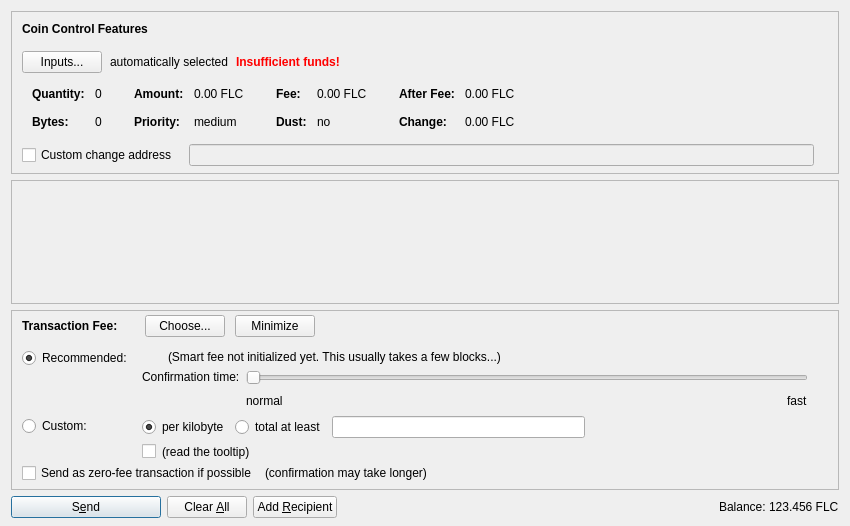
<?xml version="1.0" encoding="UTF-8"?>
<ui version="4.0">
 <class>SendCoinsDialog</class>
 <widget class="QDialog" name="SendCoinsDialog">
  <property name="geometry">
   <rect>
    <x>0</x>
    <y>0</y>
    <width>850</width>
    <height>526</height>
   </rect>
  </property>
  <property name="windowTitle">
   <string>Send Coins</string>
  </property>
  <layout class="QVBoxLayout" name="verticalLayout" stretch="0,1,0,0">
   <property name="bottomMargin">
    <number>8</number>
   </property>
   <item>
    <widget class="QFrame" name="frameCoinControl">
     <property name="sizePolicy">
      <sizepolicy hsizetype="Expanding" vsizetype="Expanding">
       <horstretch>0</horstretch>
       <verstretch>0</verstretch>
      </sizepolicy>
     </property>
     <property name="maximumSize">
      <size>
       <width>16777215</width>
       <height>16777215</height>
      </size>
     </property>
     <property name="frameShape">
      <enum>QFrame::StyledPanel</enum>
     </property>
     <property name="frameShadow">
      <enum>QFrame::Sunken</enum>
     </property>
     <layout class="QVBoxLayout" name="verticalLayoutCoinControl2">
      <property name="spacing">
       <number>0</number>
      </property>
      <property name="leftMargin">
       <number>0</number>
      </property>
      <property name="topMargin">
       <number>0</number>
      </property>
      <property name="rightMargin">
       <number>0</number>
      </property>
      <property name="bottomMargin">
       <number>6</number>
      </property>
      <item>
       <layout class="QVBoxLayout" name="verticalLayoutCoinControl" stretch="0,0,0,0,1">
        <property name="spacing">
         <number>0</number>
        </property>
        <property name="leftMargin">
         <number>10</number>
        </property>
        <property name="topMargin">
         <number>10</number>
        </property>
        <item>
         <layout class="QHBoxLayout" name="horizontalLayoutCoinControl1">
          <property name="bottomMargin">
           <number>15</number>
          </property>
          <item>
           <widget class="QLabel" name="labelCoinControlFeatures">
            <property name="sizePolicy">
             <sizepolicy hsizetype="Preferred" vsizetype="Maximum">
              <horstretch>0</horstretch>
              <verstretch>0</verstretch>
             </sizepolicy>
            </property>
            <property name="font">
             <font>
              <weight>75</weight>
              <bold>true</bold>
             </font>
            </property>
            <property name="styleSheet">
             <string notr="true">font-weight:bold;</string>
            </property>
            <property name="text">
             <string>Coin Control Features</string>
            </property>
           </widget>
          </item>
         </layout>
        </item>
        <item>
         <layout class="QHBoxLayout" name="horizontalLayoutCoinControl2" stretch="0,0,0,0">
          <property name="spacing">
           <number>8</number>
          </property>
          <property name="bottomMargin">
           <number>10</number>
          </property>
          <item>
           <widget class="QPushButton" name="pushButtonCoinControl">
            <property name="styleSheet">
             <string notr="true"/>
            </property>
            <property name="text">
             <string>Inputs...</string>
            </property>
            <property name="autoDefault">
             <bool>false</bool>
            </property>
           </widget>
          </item>
          <item>
           <widget class="QLabel" name="labelCoinControlAutomaticallySelected">
            <property name="text">
             <string>automatically selected</string>
            </property>
            <property name="margin">
             <number>5</number>
            </property>
           </widget>
          </item>
          <item>
           <widget class="QLabel" name="labelCoinControlInsuffFunds">
            <property name="font">
             <font>
              <weight>75</weight>
              <bold>true</bold>
             </font>
            </property>
            <property name="styleSheet">
             <string notr="true">color:red;font-weight:bold;</string>
            </property>
            <property name="text">
             <string>Insufficient funds!</string>
            </property>
            <property name="margin">
             <number>5</number>
            </property>
           </widget>
          </item>
          <item>
           <spacer name="horizontalSpacerCoinControl">
            <property name="orientation">
             <enum>Qt::Horizontal</enum>
            </property>
            <property name="sizeHint" stdset="0">
             <size>
              <width>40</width>
              <height>1</height>
             </size>
            </property>
           </spacer>
          </item>
         </layout>
        </item>
        <item>
         <widget class="QWidget" name="widgetCoinControl" native="true">
          <property name="sizePolicy">
           <sizepolicy hsizetype="Preferred" vsizetype="Preferred">
            <horstretch>0</horstretch>
            <verstretch>0</verstretch>
           </sizepolicy>
          </property>
          <property name="minimumSize">
           <size>
            <width>0</width>
            <height>0</height>
           </size>
          </property>
          <property name="styleSheet">
           <string notr="true"/>
          </property>
          <layout class="QHBoxLayout" name="horizontalLayoutCoinControl5">
           <property name="leftMargin">
            <number>0</number>
           </property>
           <property name="topMargin">
            <number>0</number>
           </property>
           <property name="rightMargin">
            <number>0</number>
           </property>
           <property name="bottomMargin">
            <number>0</number>
           </property>
           <item>
            <layout class="QHBoxLayout" name="horizontalLayoutCoinControl3" stretch="0,0,0,1">
             <property name="spacing">
              <number>20</number>
             </property>
             <property name="topMargin">
              <number>0</number>
             </property>
             <property name="bottomMargin">
              <number>10</number>
             </property>
             <item>
              <layout class="QFormLayout" name="formLayoutCoinControl1">
               <property name="horizontalSpacing">
                <number>10</number>
               </property>
               <property name="verticalSpacing">
                <number>14</number>
               </property>
               <property name="leftMargin">
                <number>10</number>
               </property>
               <property name="topMargin">
                <number>4</number>
               </property>
               <property name="rightMargin">
                <number>6</number>
               </property>
               <item row="0" column="0">
                <widget class="QLabel" name="labelCoinControlQuantityText">
                 <property name="font">
                  <font>
                   <weight>75</weight>
                   <bold>true</bold>
                  </font>
                 </property>
                 <property name="text">
                  <string>Quantity:</string>
                 </property>
                 <property name="margin">
                  <number>0</number>
                 </property>
                </widget>
               </item>
               <item row="0" column="1">
                <widget class="QLabel" name="labelCoinControlQuantity">
                 <property name="cursor">
                  <cursorShape>IBeamCursor</cursorShape>
                 </property>
                 <property name="contextMenuPolicy">
                  <enum>Qt::ActionsContextMenu</enum>
                 </property>
                 <property name="text">
                  <string notr="true">0</string>
                 </property>
                 <property name="margin">
                  <number>0</number>
                 </property>
                 <property name="textInteractionFlags">
                  <set>Qt::LinksAccessibleByMouse|Qt::TextSelectableByKeyboard|Qt::TextSelectableByMouse</set>
                 </property>
                </widget>
               </item>
               <item row="1" column="0">
                <widget class="QLabel" name="labelCoinControlBytesText">
                 <property name="font">
                  <font>
                   <weight>75</weight>
                   <bold>true</bold>
                  </font>
                 </property>
                 <property name="text">
                  <string>Bytes:</string>
                 </property>
                </widget>
               </item>
               <item row="1" column="1">
                <widget class="QLabel" name="labelCoinControlBytes">
                 <property name="cursor">
                  <cursorShape>IBeamCursor</cursorShape>
                 </property>
                 <property name="contextMenuPolicy">
                  <enum>Qt::ActionsContextMenu</enum>
                 </property>
                 <property name="text">
                  <string notr="true">0</string>
                 </property>
                 <property name="textInteractionFlags">
                  <set>Qt::LinksAccessibleByMouse|Qt::TextSelectableByKeyboard|Qt::TextSelectableByMouse</set>
                 </property>
                </widget>
               </item>
              </layout>
             </item>
             <item>
              <layout class="QFormLayout" name="formLayoutCoinControl2">
               <property name="horizontalSpacing">
                <number>10</number>
               </property>
               <property name="verticalSpacing">
                <number>14</number>
               </property>
               <property name="leftMargin">
                <number>6</number>
               </property>
               <property name="topMargin">
                <number>4</number>
               </property>
               <property name="rightMargin">
                <number>6</number>
               </property>
               <item row="0" column="0">
                <widget class="QLabel" name="labelCoinControlAmountText">
                 <property name="font">
                  <font>
                   <weight>75</weight>
                   <bold>true</bold>
                  </font>
                 </property>
                 <property name="text">
                  <string>Amount:</string>
                 </property>
                 <property name="margin">
                  <number>0</number>
                 </property>
                </widget>
               </item>
               <item row="0" column="1">
                <widget class="QLabel" name="labelCoinControlAmount">
                 <property name="cursor">
                  <cursorShape>IBeamCursor</cursorShape>
                 </property>
                 <property name="contextMenuPolicy">
                  <enum>Qt::ActionsContextMenu</enum>
                 </property>
                 <property name="text">
                  <string notr="true">0.00 FLC</string>
                 </property>
                 <property name="textInteractionFlags">
                  <set>Qt::LinksAccessibleByMouse|Qt::TextSelectableByKeyboard|Qt::TextSelectableByMouse</set>
                 </property>
                </widget>
               </item>
               <item row="1" column="0">
                <widget class="QLabel" name="labelCoinControlPriorityText">
                 <property name="font">
                  <font>
                   <weight>75</weight>
                   <bold>true</bold>
                  </font>
                 </property>
                 <property name="text">
                  <string>Priority:</string>
                 </property>
                </widget>
               </item>
               <item row="1" column="1">
                <widget class="QLabel" name="labelCoinControlPriority">
                 <property name="cursor">
                  <cursorShape>IBeamCursor</cursorShape>
                 </property>
                 <property name="contextMenuPolicy">
                  <enum>Qt::ActionsContextMenu</enum>
                 </property>
                 <property name="text">
                  <string notr="true">medium</string>
                 </property>
                 <property name="textInteractionFlags">
                  <set>Qt::LinksAccessibleByMouse|Qt::TextSelectableByKeyboard|Qt::TextSelectableByMouse</set>
                 </property>
                </widget>
               </item>
              </layout>
             </item>
             <item>
              <layout class="QFormLayout" name="formLayoutCoinControl3">
               <property name="horizontalSpacing">
                <number>10</number>
               </property>
               <property name="verticalSpacing">
                <number>14</number>
               </property>
               <property name="leftMargin">
                <number>6</number>
               </property>
               <property name="topMargin">
                <number>4</number>
               </property>
               <property name="rightMargin">
                <number>6</number>
               </property>
               <item row="0" column="0">
                <widget class="QLabel" name="labelCoinControlFeeText">
                 <property name="font">
                  <font>
                   <weight>75</weight>
                   <bold>true</bold>
                  </font>
                 </property>
                 <property name="text">
                  <string>Fee:</string>
                 </property>
                 <property name="margin">
                  <number>0</number>
                 </property>
                </widget>
               </item>
               <item row="0" column="1">
                <widget class="QLabel" name="labelCoinControlFee">
                 <property name="cursor">
                  <cursorShape>IBeamCursor</cursorShape>
                 </property>
                 <property name="contextMenuPolicy">
                  <enum>Qt::ActionsContextMenu</enum>
                 </property>
                 <property name="text">
                  <string notr="true">0.00 FLC</string>
                 </property>
                 <property name="textInteractionFlags">
                  <set>Qt::LinksAccessibleByMouse|Qt::TextSelectableByKeyboard|Qt::TextSelectableByMouse</set>
                 </property>
                </widget>
               </item>
               <item row="1" column="0">
                <widget class="QLabel" name="labelCoinControlLowOutputText">
                 <property name="font">
                  <font>
                   <weight>75</weight>
                   <bold>true</bold>
                  </font>
                 </property>
                 <property name="text">
                  <string>Dust:</string>
                 </property>
                </widget>
               </item>
               <item row="1" column="1">
                <widget class="QLabel" name="labelCoinControlLowOutput">
                 <property name="cursor">
                  <cursorShape>IBeamCursor</cursorShape>
                 </property>
                 <property name="contextMenuPolicy">
                  <enum>Qt::ActionsContextMenu</enum>
                 </property>
                 <property name="text">
                  <string notr="true">no</string>
                 </property>
                 <property name="textInteractionFlags">
                  <set>Qt::LinksAccessibleByMouse|Qt::TextSelectableByKeyboard|Qt::TextSelectableByMouse</set>
                 </property>
                </widget>
               </item>
              </layout>
             </item>
             <item>
              <layout class="QFormLayout" name="formLayoutCoinControl4">
               <property name="horizontalSpacing">
                <number>10</number>
               </property>
               <property name="verticalSpacing">
                <number>14</number>
               </property>
               <property name="leftMargin">
                <number>6</number>
               </property>
               <property name="topMargin">
                <number>4</number>
               </property>
               <property name="rightMargin">
                <number>6</number>
               </property>
               <item row="0" column="0">
                <widget class="QLabel" name="labelCoinControlAfterFeeText">
                 <property name="font">
                  <font>
                   <weight>75</weight>
                   <bold>true</bold>
                  </font>
                 </property>
                 <property name="text">
                  <string>After Fee:</string>
                 </property>
                 <property name="margin">
                  <number>0</number>
                 </property>
                </widget>
               </item>
               <item row="0" column="1">
                <widget class="QLabel" name="labelCoinControlAfterFee">
                 <property name="cursor">
                  <cursorShape>IBeamCursor</cursorShape>
                 </property>
                 <property name="contextMenuPolicy">
                  <enum>Qt::ActionsContextMenu</enum>
                 </property>
                 <property name="text">
                  <string notr="true">0.00 FLC</string>
                 </property>
                 <property name="textInteractionFlags">
                  <set>Qt::LinksAccessibleByMouse|Qt::TextSelectableByKeyboard|Qt::TextSelectableByMouse</set>
                 </property>
                </widget>
               </item>
               <item row="1" column="0">
                <widget class="QLabel" name="labelCoinControlChangeText">
                 <property name="font">
                  <font>
                   <weight>75</weight>
                   <bold>true</bold>
                  </font>
                 </property>
                 <property name="text">
                  <string>Change:</string>
                 </property>
                </widget>
               </item>
               <item row="1" column="1">
                <widget class="QLabel" name="labelCoinControlChange">
                 <property name="cursor">
                  <cursorShape>IBeamCursor</cursorShape>
                 </property>
                 <property name="contextMenuPolicy">
                  <enum>Qt::ActionsContextMenu</enum>
                 </property>
                 <property name="text">
                  <string notr="true">0.00 FLC</string>
                 </property>
                 <property name="textInteractionFlags">
                  <set>Qt::LinksAccessibleByMouse|Qt::TextSelectableByKeyboard|Qt::TextSelectableByMouse</set>
                 </property>
                </widget>
               </item>
              </layout>
             </item>
            </layout>
           </item>
          </layout>
         </widget>
        </item>
        <item>
         <layout class="QHBoxLayout" name="horizontalLayoutCoinControl4" stretch="0,0,0">
          <property name="spacing">
           <number>12</number>
          </property>
          <property name="sizeConstraint">
           <enum>QLayout::SetDefaultConstraint</enum>
          </property>
          <property name="topMargin">
           <number>5</number>
          </property>
          <property name="rightMargin">
           <number>5</number>
          </property>
          <item>
           <widget class="QCheckBox" name="checkBoxCoinControlChange">
            <property name="toolTip">
             <string>If this is activated, but the change address is empty or invalid, change will be sent to a newly generated address.</string>
            </property>
            <property name="text">
             <string>Custom change address</string>
            </property>
           </widget>
          </item>
          <item>
           <widget class="QValidatedLineEdit" name="lineEditCoinControlChange">
            <property name="enabled">
             <bool>false</bool>
            </property>
            <property name="sizePolicy">
             <sizepolicy hsizetype="Expanding" vsizetype="Fixed">
              <horstretch>0</horstretch>
              <verstretch>0</verstretch>
             </sizepolicy>
            </property>
           </widget>
          </item>
          <item>
           <widget class="QLabel" name="labelCoinControlChangeLabel">
            <property name="sizePolicy">
             <sizepolicy hsizetype="Preferred" vsizetype="Expanding">
              <horstretch>0</horstretch>
              <verstretch>0</verstretch>
             </sizepolicy>
            </property>
            <property name="minimumSize">
             <size>
              <width>0</width>
              <height>0</height>
             </size>
            </property>
            <property name="text">
             <string/>
            </property>
            <property name="margin">
             <number>3</number>
            </property>
           </widget>
          </item>
         </layout>
        </item>
        <item>
         <spacer name="verticalSpacerCoinControl">
          <property name="orientation">
           <enum>Qt::Vertical</enum>
          </property>
          <property name="sizeHint" stdset="0">
           <size>
            <width>800</width>
            <height>1</height>
           </size>
          </property>
         </spacer>
        </item>
       </layout>
      </item>
     </layout>
    </widget>
   </item>
   <item>
    <widget class="QScrollArea" name="scrollArea">
     <property name="widgetResizable">
      <bool>true</bool>
     </property>
     <widget class="QWidget" name="scrollAreaWidgetContents">
      <property name="geometry">
       <rect>
        <x>0</x>
        <y>0</y>
        <width>830</width>
        <height>68</height>
       </rect>
      </property>
      <layout class="QVBoxLayout" name="verticalLayout_2" stretch="0,1">
       <property name="leftMargin">
        <number>0</number>
       </property>
       <property name="topMargin">
        <number>0</number>
       </property>
       <property name="rightMargin">
        <number>0</number>
       </property>
       <property name="bottomMargin">
        <number>0</number>
       </property>
       <item>
        <layout class="QVBoxLayout" name="entries">
         <property name="spacing">
          <number>6</number>
         </property>
        </layout>
       </item>
       <item>
        <spacer name="verticalSpacer">
         <property name="orientation">
          <enum>Qt::Vertical</enum>
         </property>
         <property name="sizeHint" stdset="0">
          <size>
           <width>20</width>
           <height>40</height>
          </size>
         </property>
        </spacer>
       </item>
      </layout>
     </widget>
    </widget>
   </item>
   <item>
    <widget class="QFrame" name="frameFee">
     <property name="sizePolicy">
      <sizepolicy hsizetype="Expanding" vsizetype="Expanding">
       <horstretch>0</horstretch>
       <verstretch>0</verstretch>
      </sizepolicy>
     </property>
     <property name="maximumSize">
      <size>
       <width>16777215</width>
       <height>16777215</height>
      </size>
     </property>
     <property name="frameShape">
      <enum>QFrame::StyledPanel</enum>
     </property>
     <property name="frameShadow">
      <enum>QFrame::Sunken</enum>
     </property>
     <layout class="QVBoxLayout" name="verticalLayoutFee1">
      <property name="spacing">
       <number>0</number>
      </property>
      <property name="leftMargin">
       <number>0</number>
      </property>
      <property name="topMargin">
       <number>0</number>
      </property>
      <property name="rightMargin">
       <number>0</number>
      </property>
      <property name="bottomMargin">
       <number>0</number>
      </property>
      <item>
       <layout class="QVBoxLayout" name="verticalLayoutFee2" stretch="0,0,0">
        <property name="spacing">
         <number>0</number>
        </property>
        <property name="leftMargin">
         <number>10</number>
        </property>
        <property name="topMargin">
         <number>0</number>
        </property>
        <item>
         <layout class="QHBoxLayout" name="horizontalLayoutFee1">
          <property name="bottomMargin">
           <number>0</number>
          </property>
          <item>
           <layout class="QVBoxLayout" name="verticalLayoutFee7">
            <property name="spacing">
             <number>0</number>
            </property>
            <item>
             <spacer name="verticalSpacerSmartFee">
              <property name="orientation">
               <enum>Qt::Vertical</enum>
              </property>
              <property name="sizeType">
               <enum>QSizePolicy::Fixed</enum>
              </property>
              <property name="sizeHint" stdset="0">
               <size>
                <width>1</width>
                <height>4</height>
               </size>
              </property>
             </spacer>
            </item>
            <item>
             <layout class="QHBoxLayout" name="horizontalLayoutSmartFee">
              <property name="spacing">
               <number>10</number>
              </property>
              <item>
               <widget class="QLabel" name="labelFeeHeadline">
                <property name="sizePolicy">
                 <sizepolicy hsizetype="Preferred" vsizetype="Maximum">
                  <horstretch>0</horstretch>
                  <verstretch>0</verstretch>
                 </sizepolicy>
                </property>
                <property name="font">
                 <font>
                  <weight>75</weight>
                  <bold>true</bold>
                 </font>
                </property>
                <property name="styleSheet">
                 <string notr="true">font-weight:bold;</string>
                </property>
                <property name="text">
                 <string>Transaction Fee:</string>
                </property>
               </widget>
              </item>
              <item>
               <widget class="QLabel" name="labelFeeMinimized">
                <property name="text">
                 <string/>
                </property>
               </widget>
              </item>
              <item>
               <widget class="QPushButton" name="buttonChooseFee">
                <property name="text">
                 <string>Choose...</string>
                </property>
               </widget>
              </item>
              <item>
               <widget class="QPushButton" name="buttonMinimizeFee">
                <property name="toolTip">
                 <string>collapse fee-settings</string>
                </property>
                <property name="text">
                 <string>Minimize</string>
                </property>
               </widget>
              </item>
             </layout>
            </item>
            <item>
             <spacer name="verticalSpacer_5">
              <property name="orientation">
               <enum>Qt::Vertical</enum>
              </property>
              <property name="sizeHint" stdset="0">
               <size>
                <width>1</width>
                <height>1</height>
               </size>
              </property>
             </spacer>
            </item>
           </layout>
          </item>
          <item>
           <spacer name="horizontalSpacer_4">
            <property name="orientation">
             <enum>Qt::Horizontal</enum>
            </property>
            <property name="sizeHint" stdset="0">
             <size>
              <width>40</width>
              <height>20</height>
             </size>
            </property>
           </spacer>
          </item>
         </layout>
        </item>
        <item>
         <widget class="QFrame" name="frameFeeSelection">
          <layout class="QVBoxLayout" name="verticalLayoutFee12">
           <property name="spacing">
            <number>0</number>
           </property>
           <property name="leftMargin">
            <number>0</number>
           </property>
           <property name="topMargin">
            <number>0</number>
           </property>
           <property name="rightMargin">
            <number>0</number>
           </property>
           <property name="bottomMargin">
            <number>0</number>
           </property>
           <item>
            <layout class="QGridLayout" name="gridLayoutFee">
             <property name="topMargin">
              <number>10</number>
             </property>
             <property name="bottomMargin">
              <number>4</number>
             </property>
             <property name="horizontalSpacing">
              <number>10</number>
             </property>
             <property name="verticalSpacing">
              <number>4</number>
             </property>
             <item row="1" column="1">
              <layout class="QVBoxLayout" name="verticalLayoutFee8">
               <property name="spacing">
                <number>6</number>
               </property>
               <item>
                <layout class="QHBoxLayout" name="horizontalLayoutFee13">
                 <item>
                  <widget class="QRadioButton" name="radioCustomPerKilobyte">
                   <property name="toolTip">
                    <string>If the custom fee is set to 1000 satoshis and the transaction is only 250 bytes, then &quot;per kilobyte&quot; only pays 250 satoshis in fee, while &quot;at least&quot; pays 1000 satoshis. For transactions bigger than a kilobyte both pay by kilobyte.</string>
                   </property>
                   <property name="text">
                    <string>per kilobyte</string>
                   </property>
                   <property name="checked">
                    <bool>true</bool>
                   </property>
                   <attribute name="buttonGroup">
                    <string notr="true">groupCustomFee</string>
                   </attribute>
                  </widget>
                 </item>
                 <item>
                  <widget class="QRadioButton" name="radioCustomAtLeast">
                   <property name="toolTip">
                    <string>If the custom fee is set to 1000 satoshis and the transaction is only 250 bytes, then &quot;per kilobyte&quot; only pays 250 satoshis in fee, while &quot;total at least&quot; pays 1000 satoshis. For transactions bigger than a kilobyte both pay by kilobyte.</string>
                   </property>
                   <property name="text">
                    <string>total at least</string>
                   </property>
                   <attribute name="buttonGroup">
                    <string notr="true">groupCustomFee</string>
                   </attribute>
                  </widget>
                 </item>
                 <item>
                  <widget class="BitcoinAmountField" name="customFee"/>
                 </item>
                 <item>
                  <spacer name="horizontalSpacer_6">
                   <property name="orientation">
                    <enum>Qt::Horizontal</enum>
                   </property>
                   <property name="sizeHint" stdset="0">
                    <size>
                     <width>1</width>
                     <height>1</height>
                    </size>
                   </property>
                  </spacer>
                 </item>
                </layout>
               </item>
               <item>
                <layout class="QHBoxLayout" name="horizontalLayoutFee8">
                 <item>
                  <widget class="QCheckBox" name="checkBoxMinimumFee">
                   <property name="toolTip">
                    <string>Paying only the minimum fee is just fine as long as there is less transaction volume than space in the blocks. But be aware that this can end up in a never confirming transaction once there is more demand for flashcoin transactions than the network can process.</string>
                   </property>
                   <property name="text">
                    <string/>
                   </property>
                  </widget>
                 </item>
                 <item>
                  <widget class="QLabel" name="labelMinFeeWarning">
                   <property name="enabled">
                    <bool>true</bool>
                   </property>
                   <property name="toolTip">
                    <string>Paying only the minimum fee is just fine as long as there is less transaction volume than space in the blocks. But be aware that this can end up in a never confirming transaction once there is more demand for flashcoin transactions than the network can process.</string>
                   </property>
                   <property name="text">
                    <string>(read the tooltip)</string>
                   </property>
                   <property name="margin">
                    <number>5</number>
                   </property>
                  </widget>
                 </item>
                 <item>
                  <spacer name="horizontalSpacer_2">
                   <property name="orientation">
                    <enum>Qt::Horizontal</enum>
                   </property>
                   <property name="sizeHint" stdset="0">
                    <size>
                     <width>1</width>
                     <height>1</height>
                    </size>
                   </property>
                  </spacer>
                 </item>
                </layout>
               </item>
              </layout>
             </item>
             <item row="0" column="0">
              <layout class="QVBoxLayout" name="verticalLayoutFee4" stretch="0,1">
               <item>
                <widget class="QRadioButton" name="radioSmartFee">
                 <property name="text">
                  <string>Recommended:</string>
                 </property>
                 <property name="checked">
                  <bool>true</bool>
                 </property>
                 <attribute name="buttonGroup">
                  <string notr="true">groupFee</string>
                 </attribute>
                </widget>
               </item>
               <item>
                <spacer name="verticalSpacer_2">
                 <property name="orientation">
                  <enum>Qt::Vertical</enum>
                 </property>
                 <property name="sizeHint" stdset="0">
                  <size>
                   <width>1</width>
                   <height>1</height>
                  </size>
                 </property>
                </spacer>
               </item>
              </layout>
             </item>
             <item row="1" column="0">
              <layout class="QVBoxLayout" name="verticalLayoutFee9" stretch="0,1">
               <item>
                <widget class="QRadioButton" name="radioCustomFee">
                 <property name="text">
                  <string>Custom:</string>
                 </property>
                 <attribute name="buttonGroup">
                  <string notr="true">groupFee</string>
                 </attribute>
                </widget>
               </item>
               <item>
                <spacer name="verticalSpacer_6">
                 <property name="orientation">
                  <enum>Qt::Vertical</enum>
                 </property>
                 <property name="sizeHint" stdset="0">
                  <size>
                   <width>1</width>
                   <height>1</height>
                  </size>
                 </property>
                </spacer>
               </item>
              </layout>
             </item>
             <item row="0" column="1">
              <layout class="QVBoxLayout" name="verticalLayoutFee3" stretch="0,0,1">
               <property name="spacing">
                <number>6</number>
               </property>
               <property name="topMargin">
                <number>2</number>
               </property>
               <item>
                <layout class="QHBoxLayout" name="horizontalLayoutFee12">
                 <item>
                  <widget class="QLabel" name="labelSmartFee">
                   <property name="text">
                    <string/>
                   </property>
                   <property name="margin">
                    <number>2</number>
                   </property>
                  </widget>
                 </item>
                 <item>
                  <widget class="QLabel" name="labelFeeEstimation">
                   <property name="text">
                    <string/>
                   </property>
                  </widget>
                 </item>
                 <item>
                  <widget class="QLabel" name="labelSmartFee2">
                   <property name="text">
                    <string>(Smart fee not initialized yet. This usually takes a few blocks...)</string>
                   </property>
                   <property name="margin">
                    <number>2</number>
                   </property>
                  </widget>
                 </item>
                 <item>
                  <spacer name="horizontalSpacer_5">
                   <property name="orientation">
                    <enum>Qt::Horizontal</enum>
                   </property>
                   <property name="sizeHint" stdset="0">
                    <size>
                     <width>1</width>
                     <height>1</height>
                    </size>
                   </property>
                  </spacer>
                 </item>
                </layout>
               </item>
               <item>
                <layout class="QHBoxLayout" name="horizontalLayoutFee9">
                 <item>
                  <layout class="QVBoxLayout" name="verticalLayoutFee6">
                   <item>
                    <widget class="QLabel" name="labelSmartFee3">
                     <property name="text">
                      <string>Confirmation time:</string>
                     </property>
                     <property name="margin">
                      <number>2</number>
                     </property>
                    </widget>
                   </item>
                   <item>
                    <spacer name="verticalSpacer_3">
                     <property name="orientation">
                      <enum>Qt::Vertical</enum>
                     </property>
                     <property name="sizeHint" stdset="0">
                      <size>
                       <width>1</width>
                       <height>1</height>
                      </size>
                     </property>
                    </spacer>
                   </item>
                  </layout>
                 </item>
                 <item>
                  <layout class="QVBoxLayout" name="verticalLayoutFee5">
                   <property name="rightMargin">
                    <number>30</number>
                   </property>
                   <item>
                    <widget class="QSlider" name="sliderSmartFee">
                     <property name="minimum">
                      <number>0</number>
                     </property>
                     <property name="maximum">
                      <number>24</number>
                     </property>
                     <property name="pageStep">
                      <number>1</number>
                     </property>
                     <property name="value">
                      <number>0</number>
                     </property>
                     <property name="orientation">
                      <enum>Qt::Horizontal</enum>
                     </property>
                     <property name="invertedAppearance">
                      <bool>false</bool>
                     </property>
                     <property name="invertedControls">
                      <bool>false</bool>
                     </property>
                     <property name="tickPosition">
                      <enum>QSlider::NoTicks</enum>
                     </property>
                    </widget>
                   </item>
                   <item>
                    <layout class="QHBoxLayout" name="horizontalLayoutFee10">
                     <item>
                      <widget class="QLabel" name="labelSmartFeeNormal">
                       <property name="text">
                        <string>normal</string>
                       </property>
                      </widget>
                     </item>
                     <item>
                      <spacer name="horizontalSpacer_3">
                       <property name="orientation">
                        <enum>Qt::Horizontal</enum>
                       </property>
                       <property name="sizeHint" stdset="0">
                        <size>
                         <width>40</width>
                         <height>20</height>
                        </size>
                       </property>
                      </spacer>
                     </item>
                     <item>
                      <widget class="QLabel" name="labelSmartFeeFast">
                       <property name="text">
                        <string>fast</string>
                       </property>
                      </widget>
                     </item>
                    </layout>
                   </item>
                  </layout>
                 </item>
                </layout>
               </item>
               <item>
                <spacer name="verticalSpacer_4">
                 <property name="orientation">
                  <enum>Qt::Vertical</enum>
                 </property>
                 <property name="sizeHint" stdset="0">
                  <size>
                   <width>1</width>
                   <height>1</height>
                  </size>
                 </property>
                </spacer>
               </item>
              </layout>
             </item>
            </layout>
           </item>
           <item>
            <layout class="QHBoxLayout" name="horizontalLayoutFee5" stretch="0,0,0">
             <property name="spacing">
              <number>8</number>
             </property>
             <property name="bottomMargin">
              <number>4</number>
             </property>
             <item>
              <widget class="QCheckBox" name="checkBoxFreeTx">
               <property name="text">
                <string>Send as zero-fee transaction if possible</string>
               </property>
              </widget>
             </item>
             <item>
              <widget class="QLabel" name="labelFreeTx">
               <property name="text">
                <string>(confirmation may take longer)</string>
               </property>
               <property name="margin">
                <number>5</number>
               </property>
              </widget>
             </item>
             <item>
              <spacer name="horizontalSpacerFee5">
               <property name="orientation">
                <enum>Qt::Horizontal</enum>
               </property>
               <property name="sizeHint" stdset="0">
                <size>
                 <width>1</width>
                 <height>1</height>
                </size>
               </property>
              </spacer>
             </item>
            </layout>
           </item>
           <item>
            <spacer name="verticalSpacerFee2">
             <property name="orientation">
              <enum>Qt::Vertical</enum>
             </property>
             <property name="sizeHint" stdset="0">
              <size>
               <width>1</width>
               <height>1</height>
              </size>
             </property>
            </spacer>
           </item>
          </layout>
         </widget>
        </item>
        <item>
         <spacer name="verticalSpacerFee">
          <property name="orientation">
           <enum>Qt::Vertical</enum>
          </property>
          <property name="sizeHint" stdset="0">
           <size>
            <width>800</width>
            <height>1</height>
           </size>
          </property>
         </spacer>
        </item>
       </layout>
      </item>
     </layout>
    </widget>
   </item>
   <item>
    <layout class="QHBoxLayout" name="horizontalLayout">
     <item>
      <widget class="QPushButton" name="sendButton">
       <property name="minimumSize">
        <size>
         <width>150</width>
         <height>0</height>
        </size>
       </property>
       <property name="toolTip">
        <string>Confirm the send action</string>
       </property>
       <property name="text">
        <string>S&amp;end</string>
       </property>
       <property name="icon">
        <iconset resource="../bitcoin.qrc">
         <normaloff>:/icons/send</normaloff>:/icons/send</iconset>
       </property>
       <property name="autoDefault">
        <bool>false</bool>
       </property>
       <property name="default">
        <bool>true</bool>
       </property>
      </widget>
     </item>
     <item>
      <widget class="QPushButton" name="clearButton">
       <property name="sizePolicy">
        <sizepolicy hsizetype="Minimum" vsizetype="Fixed">
         <horstretch>0</horstretch>
         <verstretch>0</verstretch>
        </sizepolicy>
       </property>
       <property name="toolTip">
        <string>Clear all fields of the form.</string>
       </property>
       <property name="text">
        <string>Clear &amp;All</string>
       </property>
       <property name="icon">
        <iconset resource="../bitcoin.qrc">
         <normaloff>:/icons/remove</normaloff>:/icons/remove</iconset>
       </property>
       <property name="autoDefault">
        <bool>false</bool>
       </property>
      </widget>
     </item>
     <item>
      <widget class="QPushButton" name="addButton">
       <property name="toolTip">
        <string>Send to multiple recipients at once</string>
       </property>
       <property name="text">
        <string>Add &amp;Recipient</string>
       </property>
       <property name="icon">
        <iconset resource="../bitcoin.qrc">
         <normaloff>:/icons/add</normaloff>:/icons/add</iconset>
       </property>
       <property name="autoDefault">
        <bool>false</bool>
       </property>
      </widget>
     </item>
     <item>
      <spacer name="horizontalSpacer">
       <property name="orientation">
        <enum>Qt::Horizontal</enum>
       </property>
       <property name="sizeHint" stdset="0">
        <size>
         <width>40</width>
         <height>20</height>
        </size>
       </property>
      </spacer>
     </item>
     <item>
      <layout class="QHBoxLayout" name="horizontalLayout_2">
       <property name="spacing">
        <number>3</number>
       </property>
       <item>
        <widget class="QLabel" name="label">
         <property name="sizePolicy">
          <sizepolicy hsizetype="Preferred" vsizetype="Fixed">
           <horstretch>0</horstretch>
           <verstretch>0</verstretch>
          </sizepolicy>
         </property>
         <property name="text">
          <string>Balance:</string>
         </property>
        </widget>
       </item>
       <item>
        <widget class="QLabel" name="labelBalance">
         <property name="sizePolicy">
          <sizepolicy hsizetype="Preferred" vsizetype="Fixed">
           <horstretch>0</horstretch>
           <verstretch>0</verstretch>
          </sizepolicy>
         </property>
         <property name="cursor">
          <cursorShape>IBeamCursor</cursorShape>
         </property>
         <property name="text">
          <string notr="true">123.456 FLC</string>
         </property>
         <property name="textInteractionFlags">
          <set>Qt::LinksAccessibleByMouse|Qt::TextSelectableByKeyboard|Qt::TextSelectableByMouse</set>
         </property>
        </widget>
       </item>
      </layout>
     </item>
    </layout>
   </item>
  </layout>
 </widget>
 <customwidgets>
  <customwidget>
   <class>QValidatedLineEdit</class>
   <extends>QLineEdit</extends>
   <header>qvalidatedlineedit.h</header>
  </customwidget>
  <customwidget>
   <class>BitcoinAmountField</class>
   <extends>QLineEdit</extends>
   <header>bitcoinamountfield.h</header>
   <container>1</container>
  </customwidget>
 </customwidgets>
 <resources>
  <include location="../bitcoin.qrc"/>
 </resources>
 <connections/>
 <buttongroups>
  <buttongroup name="groupFee"/>
  <buttongroup name="groupCustomFee"/>
 </buttongroups>
</ui>
